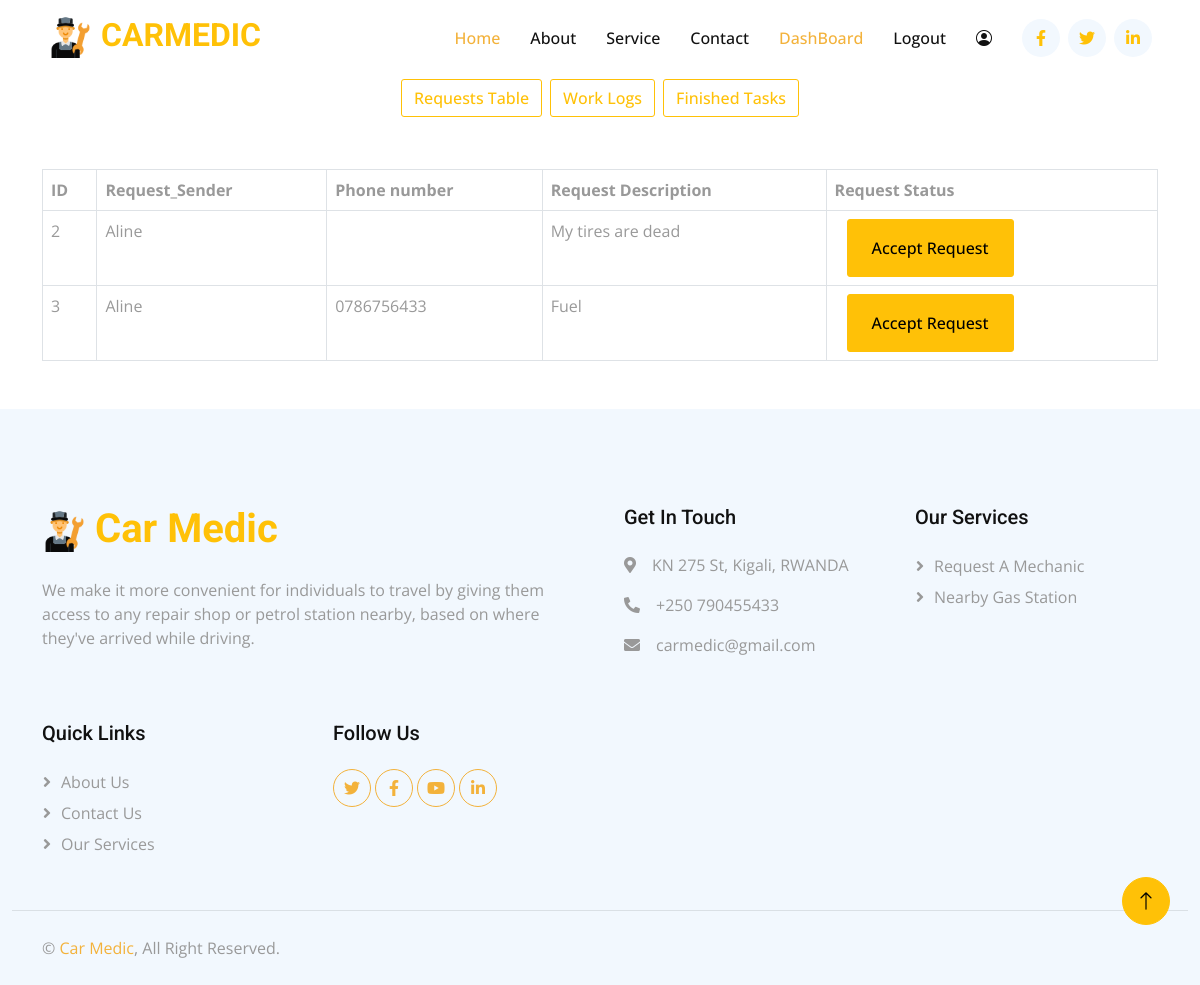
The app's page /c_request_details/ (signed in) with its own data.
### car_medic/models.py (models this page shows)
class Request_service(models.Model):
    services_id = models.IntegerField(primary_key=True, auto_created=True)
    service_type = models.CharField(
        max_length=30, default='0', blank=True, null=True)
    request_sender = models.CharField(
        max_length=30, default='0', blank=True, null=True)
    phone_number = models.CharField(max_length=10, blank=True, null=True)
    description = models.CharField(max_length=30, default='0', null=False)
    status = models.ForeignKey(status, on_delete=models.CASCADE, default="1")
    created_at = models.DateTimeField(auto_now_add=True, null=True)
    def __str__(self):
        return self.request_sender

### car_medic/views.py (the view, shortened to what this page needs)
# urls.py: path("c_request_details/", views.business_details, name="details"),
@login_required(login_url='login')
def business_details(request):
    request_list = Request_service.objects.all()
    status_open = Request_service.objects.filter(status="1")
    status_active = Request_service.objects.filter(status="2")
    status_finished = Request_service.objects.filter(status="3")
    print(status_finished)
    context = {'info': request_list, "status_open": status_open, "status_active": status_active,
               "status_finished": status_finished}
    return render(request, "business_dashboard.html", context)

### car_medic/templates/business_dashboard.html (shortened to what this page needs)
{% load static %}
<!DOCTYPE html>
<html lang="en">
<head>
    <link
            href="https://cdnjs.cloudflare.com/ajax/libs/font-awesome/5.10.0/css/all.min.css"
            rel="stylesheet"
    />
    <link
            href="https://cdn.jsdelivr.net/npm/bootstrap-icons@1.4.1/font/bootstrap-icons.css"
            rel="stylesheet"
    />
    <link href="{% static 'lib/animate/animate.min.css' %}" rel="stylesheet"/>
    <link
            href="{% static 'lib/owlcarousel/assets/owl.carousel.min.css' %}"
            rel="stylesheet"
    />
    <link href="{% static 'css/bootstrap.min.css'%}" rel="stylesheet"/>
    <link href="{% static 'css/style.css' %}" rel="stylesheet"/>
</head>
<body>
<nav
        class="navbar navbar-expand-lg bg-white navbar-light sticky-top p-0 px-4 px-lg-5"
>
    <a class="navbar-brand d-flex align-items-center" href="index.html">
        <h2 class="m-0 text-warning">
            <img
                    alt="logo"
                    class="img-fluid me-2"
                    src="{% static 'img/logo-1.png' %}"
                    style="width: 45px"
            />CARMEDIC
        </h2>
    </a>
    <div class="collapse navbar-collapse" id="navbarCollapse">
        <div class="navbar-nav ms-auto py-4 py-lg-0">
            <a class="nav-item nav-link active" href="{% url 'home' %}">Home</a>
            <a class="nav-item nav-link" href="#about">About</a>
            <a class="nav-item nav-link" href="#service">Service</a>
            <a class="nav-item nav-link" href="{% url 'contact' %}">Contact</a>
            <a class="nav-item nav-link active" href="{% url 'details' %}">DashBoard</a>
            {% if user.is_authenticated %}
          <a class="nav-item nav-link" href="{% url 'logout' %}">Logout</a>
          <div class="nav-item nav-link p-0 mt-4 my-2">
            <div class="btn-group">
              <i class="bi bi-person-circle"></i>
            </div>
          </div>
          {% endif %}
        </div>
        <div class="h-100 d-lg-inline-flex align-items-center d-none">
            <a
                    class="btn btn-square rounded-circle bg-light text-warning me-2"
                    href=""
            ><i class="fab fa-facebook-f"></i
            ></a>
            <a
                    class="btn btn-square rounded-circle bg-light text-warning me-2"
                    href=""
            ><i class="fab fa-twitter"></i
            ></a>
            <a
                    class="btn btn-square rounded-circle bg-light text-warning me-0"
                    href=""
            ><i class="fab fa-linkedin-in"></i
            ></a>
        </div>
    </div>
</nav>
<ul class="nav nav-pills mb-3 justify-content-center" id="pills-tab" role="tablist">
    <li class="nav-item m-1" role="presentation">
        <button aria-controls="pills-home" aria-selected="true" class="btn btn-outline-warning" data-bs-target="#pills-home"
                data-bs-toggle="pill" id="pills-home-tab" role="tab" type="button">Requests Table
        </button>
    </li>
    <li class="nav-item m-1" role="presentation">
        <button aria-controls="pills-profile" aria-selected="false" class="btn btn-outline-warning" data-bs-target="#pills-profile"
                data-bs-toggle="pill" id="pills-profile-tab" role="tab" type="button">Work Logs
        </button>
    </li>
     <li class="nav-item m-1" role="presentation">
        <button aria-controls="pills-contact" aria-selected="false" class="btn btn-outline-warning" data-bs-target="#pills-contact"
                data-bs-toggle="pill" id="pills-contact-tab" role="tab" type="button">Finished Tasks
        </button>
    </li>
</ul>
<div class="tab-content" id="pills-tabContent">
    <div aria-labelledby="pills-home-tab" class="tab-pane fade show active" id="pills-home" role="tabpanel">
        <div class="container-fluid hero-header mt-5 mb-5" id="requests">
            <div class="container">
                <table class="table table-bordered">
                    <thead>
                    <tr>
                        <th scope="col">ID</th>
                        <th scope="col">Request_Sender</th>
                        <th scope="col">Phone number</th>
                        <th scope="col">Request Description</th>
                        <th scope="col">Request Status</th>
                    </tr>
                    </thead>
                    <tbody>
                    {% for information in status_open %}
                    <tr>
                        <td>{{information.services_id}}</td>
                        <td>{{information.request_sender}}</td>
                        <td>{{information.phone_number}}</td>
                        <td>{{information.description}}</td>
                        <td>
                            <div class="container">
                                <form action="{% url 'details' %}" method="POST">
                                    <input
                                        class="btn btn-warning py-3 px-4 animated slideInDown"
                                        type="submit"
                                        value="Accept Request"
                                >
                                </form>
                            </div>
                        </td>
                    </tr>
                    {% empty %}
                    <h3 class="text-center">No Requests yet</h3>
                    {% endfor %}
                    </tbody>
                </table>
            </div>
        </div>
    </div>
</div>
<div
        class="container-fluid bg-light footer mt-5 pt-5 wow fadeIn"
        data-wow-delay="0.1s"
>
    <div class="container py-5">
        <div class="row g-5">
            <div class="col-md-6">
                <h1 class="text-warning mb-4">
                    <img
                            alt=""
                            class="img-fluid me-2"
                            src="img/logo-1.png"
                            style="width: 45px"
                    />Car Medic
                </h1>
                <span>
              We make it more convenient for individuals to travel by giving
              them access to any repair shop or petrol station nearby, based on
              where they've arrived while driving.</span
                >
            </div>
            <div class="col-lg-3 col-md-6">
                <h5 class="mb-4">Get In Touch</h5>
                <p>
                    <i class="fa fa-map-marker-alt me-3"></i>KN 275 St, Kigali, RWANDA
                </p>
                <p><i class="fa fa-phone-alt me-3"></i>+250 790455433</p>
                <p><i class="fa fa-envelope me-3"></i>carmedic@gmail.com</p>
            </div>
            <div class="col-lg-3 col-md-6">
                <h5 class="mb-4">Our Services</h5>
                <a class="btn btn-link" href=""
                >Request a mechanic</a
                >
                <a class="btn btn-link" href=""
                >Nearby gas station</a
                >
            </div>
            <div class="col-lg-3 col-md-6">
                <h5 class="mb-4">Quick Links</h5>
                <a class="btn btn-link" href="{% url 'home' %}">About Us</a>
                <a class="btn btn-link" href="{% url 'contact' %}">Contact Us</a>
                <a class="btn btn-link" href="{% url 'home' %}">Our Services</a>
            </div>
            <div class="col-lg-3 col-md-6">
                <h5 class="mb-4">Follow Us</h5>
                <div class="d-flex">
                    <a class="btn btn-square rounded-circle me-1" href=""
                    ><i class="fab fa-twitter"></i
                    ></a>
                    <a class="btn btn-square rounded-circle me-1" href=""
                    ><i class="fab fa-facebook-f"></i
                    ></a>
                    <a class="btn btn-square rounded-circle me-1" href=""
                    ><i class="fab fa-youtube"></i
                    ></a>
                    <a class="btn btn-square rounded-circle me-1" href=""
                    ><i class="fab fa-linkedin-in"></i
                    ></a>
                </div>
            </div>
        </div>
    </div>
    <div class="container-fluid copyright">
        <div class="container">
            <div class="row">
                <div class="col-md-6 text-center text-md-start mb-3 mb-md-0">
                    &copy; <a href="#">Car Medic</a>, All Right Reserved.
                </div>
            </div>
        </div>
    </div>
</div>
<a
        class="btn btn-lg btn-warning btn-lg-square rounded-circle back-to-top"
        href="#"
><i class="bi bi-arrow-up"></i
></a>
</body>
</html>

### car_medic/static/css/style.css (style rules this page uses)
:root { --primary: #f3b23b; --secondary: #999999; --light: #F2F8FE; --dark: #111111; }
.back-to-top { position: fixed; display: none; right: 30px; bottom: 60px; z-index: 99; }
h4, h5, h6, .h4, .h5, .h6 { font-weight: 500 !important; }
.btn { font-weight: 500; transition: .5s; }
.btn-square { width: 38px; height: 38px; }
.btn-lg-square { width: 48px; height: 48px; }
.btn-square, .btn-sm-square, .btn-lg-square { padding: 0; display: flex; align-items: center; justify-content: center; font-weight: normal; }
.navbar.sticky-top { top: -100px; transition: .5s; }
.navbar .navbar-brand { height: 75px; }
.navbar .navbar-nav .nav-link { margin-right: 30px; padding: 25px 0; color: var(--dark); font-weight: 500; outline: none; }
.navbar .navbar-nav .nav-link:hover, .navbar .navbar-nav .nav-link.active { color: var(--primary); }
.footer .btn.btn-link { display: block; margin-bottom: 5px; padding: 0; text-align: left; color: var(--secondary); font-weight: normal; text-transform: capitalize; transition: .3s; }
.footer .btn.btn-link::before { position: relative; content: "\f105"; font-family: "Font Awesome 5 Free"; font-weight: 900; color: var(--secondary); margin-right: 10px; }
.footer .btn.btn-square { color: var(--primary); border: 1px solid var(--primary); }
.footer .copyright { padding: 25px 0; border-top: 1px solid rgba(17, 17, 17, .1); }
.footer .copyright a { color: var(--primary); }

### records on screen
Request_service: services_id "2", request_sender "Aline", description "My tires are dead"
Request_service: services_id "3", request_sender "Aline", phone_number "0786756433", description "Fuel"
